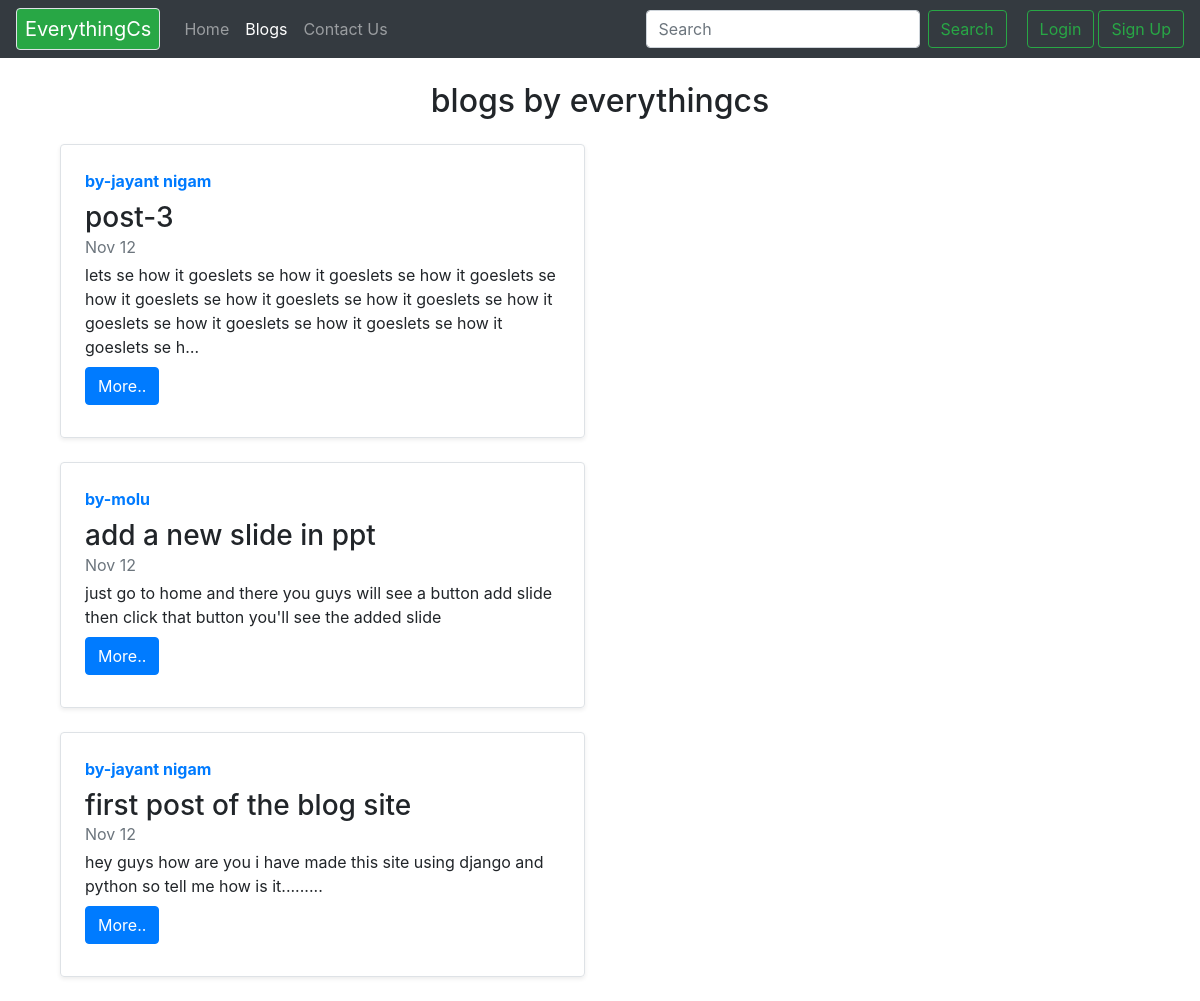
/blog/, run on an earlier commit of the app's database.
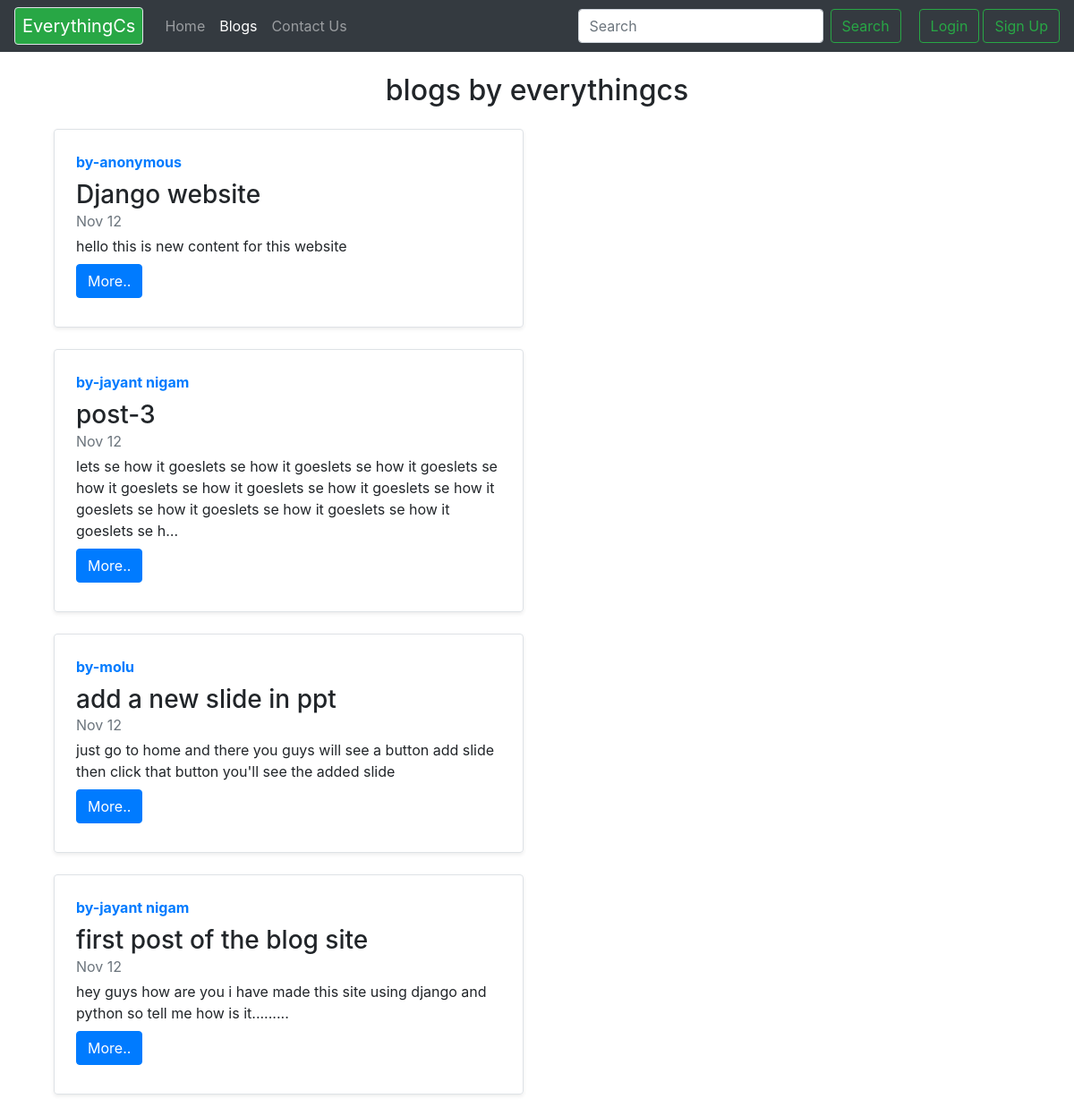
And on a later commit of the database.
### blog/models.py (models this page shows, shortened)
class Post(models.Model):
    sno = models.AutoField(primary_key=True)
    title = models.CharField(max_length=50)
    content = models.TextField()
    author = models.CharField(max_length=50)
    slug = models.SlugField(max_length=200)
    timeStamp = models.DateTimeField(auto_now_add=True)
    class Meta:
        ordering = ['-timeStamp']

### blog/views.py (the view)
# urls.py: path('', views.blogHome, name='home'),
def blogHome(request):
    allpost = Post.objects.all()
    context = {'allposts': allpost}
    return render(request, 'blog/blogHome.html', context)

### templates/blog/blogHome.html (shortened to what this page needs)
{% extends 'base.html' %}
{% block blogactive %}active {% endblock blogactive %}
{% block body %}
<h2 class="text-center my-4">blogs by everythingcs</h2>
<div class="container">
  {% for post in allposts %}
  <div class="col-md-6">
    <div class="row no-gutters border rounded overflow-hidden flex-md-row mb-4 shadow-sm h-md-250 position-relative">
      <div class="col p-4 d-flex flex-column position-static">
        <strong class="d-inline-block mb-2 text-primary">by-{{post.author}}</strong>
        <h3 class="mb-0">{{post.title}}</h3>
        <div class="mb-1 text-muted">Nov 12</div>
        <p class="card-text mb-auto">{{post.content|truncatechars:200}}</p>
        <div class="my-2">
          <a href="/blog/{{post.slug}}" role="button" class="btn btn-primary">More..</a>
        </div>
      </div>
    </div>
  </div>
  {% endfor %}
</div>
{% endblock body %}

What changed in the data, as far as the page shows it:
added Post: author "anonymous", title "Django website", content "hello this is new content for this website"
